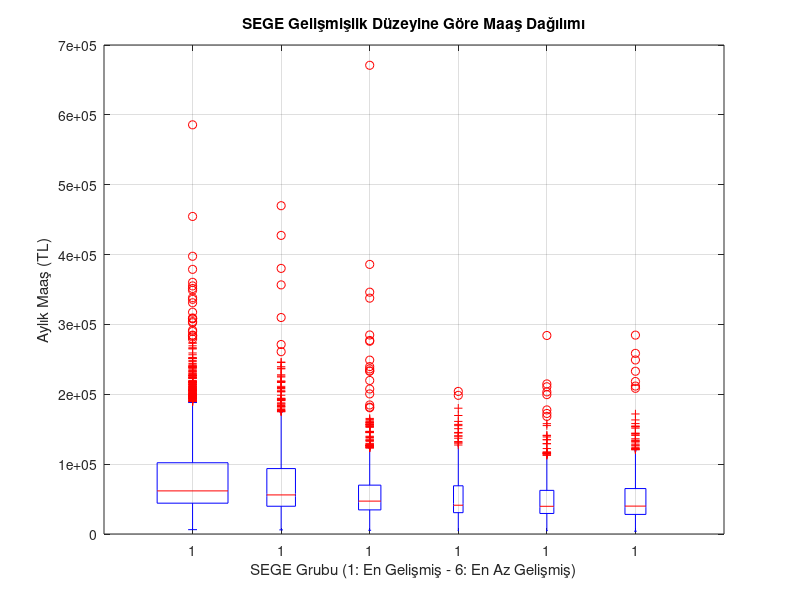

This figure's MATLAB source: (Note: this script raises an error after producing the figure.)
clear; clc;
rng(2025);
N = 10000;

%% ADIM 1: ŞEHİR VE SEGE ALTYAPISI (81 İL)
ID = (1:N)';

% 1. TÜİK Nüfus Oranlarına Göre Şehir Seçimi
Olasiliklar = [0.0266, 0.0071, 0.0088, 0.0058, 0.0040, 0.0685, 0.0318, 0.0020, ...
    0.0136, 0.0149, 0.0027, 0.0033, 0.0042, 0.0038, 0.0032, 0.0378, 0.0066, 0.0023, 0.0061, 0.0124, 0.0214, ...
    0.0049, 0.0071, 0.0028, 0.0087, 0.0108, 0.0256, 0.0053, 0.0017, 0.0033, 0.0182, 0.0052, 0.0228, 0.1833, ...
    0.0525, 0.0032, 0.0045, 0.0170, 0.0044, 0.0029, 0.0249, 0.0272, 0.0067, 0.0088, 0.0172, 0.0132, 0.0105, ...
    0.0126, 0.0046, 0.0037, 0.0044, 0.0090, 0.0041, 0.0130, 0.0161, 0.0039, 0.0026, 0.0074, 0.0139, 0.0072, ...
    0.0096, 0.0010, 0.0261, 0.0044, 0.0131, 0.0048, 0.0068, 0.0051, 0.0010, 0.0031, 0.0033, 0.0076, 0.0067, ...
    0.0024, 0.0011, 0.0024, 0.0036, 0.0029, 0.0018, 0.0065, 0.0048];

Sehir_Kod = randsample(1:81, N, true, Olasiliklar)';

Sehir_Listesi = {'Adana','Adiyaman','Afyonkarahisar','Agri','Amasya','Ankara','Antalya','Artvin','Aydin','Balikesir',...
    'Bilecik','Bingol','Bitlis','Bolu','Burdur','Bursa','Canakkale','Cankiri','Corum','Denizli',...
    'Diyarbakir','Edirne','Elazig','Erzincan','Erzurum','Eskisehir','Gaziantep','Giresun','Gumushane','Hakkari',...
    'Hatay','Isparta','Mersin','Istanbul','Izmir','Kars','Kastamonu','Kayseri','Kirklareli','Kirsehir',...
    'Kocaeli','Konya','Kutahya','Malatya','Manisa','Kahramanmaras','Mardin','Mugla','Mus','Nevsehir',...
    'Nigde','Ordu','Rize','Sakarya','Samsun','Siirt','Sinop','Sivas','Tekirdag','Tokat',...
    'Trabzon','Tunceli','Sanliurfa','Usak','Van','Yozgat','Zonguldak','Aksaray','Bayburt','Karaman',...
    'Kirikkale','Batman','Sirnak','Bartin','Ardahan','Igdir','Yalova','Karabuk','Kilis','Osmaniye','Duzce'};

Sehir_Adi = Sehir_Listesi(Sehir_Kod)';

% 2. SEGE Puanlaması
Sege_Puan = zeros(N, 1);
Group1 = [34, 6, 35, 41, 7, 16, 26, 48];
Group2 = [77, 59, 20, 54, 33, 42, 17, 14, 38, 10, 22, 45, 9];
Group3 = [1, 39, 61, 32, 11, 55, 78, 81, 27, 43, 53, 50, 64, 15, 70, 67, 71];
Group4 = [5, 40, 8, 3, 19, 44, 58, 24, 23, 68, 37];
Group5 = [31, 28, 79, 18, 52, 25, 74, 80, 62, 57, 51, 60, 69, 46, 66];
Group6 = [29, 21, 72, 75, 2, 12, 36, 47, 76, 65, 13, 56, 30, 73, 63, 49, 4];

Sege_Puan(ismember(Sehir_Kod, Group1)) = 1;
Sege_Puan(ismember(Sehir_Kod, Group2)) = 2;
Sege_Puan(ismember(Sehir_Kod, Group3)) = 3;
Sege_Puan(ismember(Sehir_Kod, Group4)) = 4;
Sege_Puan(ismember(Sehir_Kod, Group5)) = 5;
Sege_Puan(ismember(Sehir_Kod, Group6)) = 6;
Sege_Puan(Sege_Puan == 0) = 4; 

Is_Sege12 = (Sege_Puan <= 2);
Is_Sege56 = (Sege_Puan >= 5);

%% ADIM 2: DEMOGRAFİK VE SOSYAL DEĞİŞKENLER

Yas = randi([18, 70], N, 1);
Norm_Yas = (Yas - 18)/(70-18);

% Cinsiyet (Etkisiz)
Cinsiyet_Kod = randsample([1, 2], N, true, [0.5, 0.5])';
Cinsiyet_Etiketleri = {'Kadin', 'Erkek'};
Cinsiyet = Cinsiyet_Etiketleri(Cinsiyet_Kod)';

Olasilik_Evli = 1 ./ (1 + exp(-0.15 * (Yas - 28)));
Is_Evli = (rand(N, 1) < Olasilik_Evli);
Medeni_Durum = cell(N,1); Medeni_Durum(Is_Evli)={'Evli'}; Medeni_Durum(~Is_Evli)={'Bekar'};

% Eğitim
Prob_Egitim = [0.30, 0.35, 0.25, 0.10]; 
Egitim_Kod = randsample(1:4, N, true, Prob_Egitim)';
Maske_Egitim = Is_Sege12 & (rand(N, 1) < 0.3); 
Egitim_Kod(Maske_Egitim) = min(Egitim_Kod(Maske_Egitim) + 1, 4);
Egitim_Listesi = {'Ilkogretim', 'Lise', 'Lisans', 'LisansUstu'};
Egitim_Durumu = Egitim_Listesi(Egitim_Kod)';

% Deneyim Yılı
Baslama_Yaslari = [16, 18, 23, 26];
Kisi_Baslama_Yasi = Baslama_Yaslari(Egitim_Kod)';
Deneyim_Yil = Yas - Kisi_Baslama_Yasi - randi([0, 2], N, 1);
Deneyim_Yil(Deneyim_Yil < 0) = 0;


% --- MESLEK ATAMA ---
% 1:Ogrenci, 2:MaviYaka, 3:Memur, 4:BeyazYaka, 5:Esnaf, 6:Emekli, 
% 7:Muhendis, 8:Finansci, 9:Emlakci, 10:Kuyumcu
Meslek_Kod = zeros(N, 1);

for i = 1:N
    if Yas(i) < 25 && Egitim_Kod(i) >= 2 && rand < 0.50
        Meslek_Kod(i) = 1; % Öğrenci
    elseif Yas(i) > 60 && rand < 0.80
        Meslek_Kod(i) = 6; % Emekli
    else
        % ÇALIŞAN HAVUZU OLUŞTURUYORUZ
        if Egitim_Kod(i) <= 2 
            % Lise ve altı: MaviYaka, Esnaf ağırlıklı
            % Emlakçı ve Kuyumcu Lise mezunu olabilir.
            Meslek_Kod(i) = randsample([2, 3, 4, 5, 9, 10], 1, true, [0.50, 0.10, 0.10, 0.25, 0.03, 0.02]);
        else 
            % Üniversite: Mühendis, Finans, Beyaz Yaka
            if Is_Sege12(i) 
                 % Gelişmiş İl
                Prob = [0.05, 0.20, 0.25, 0.10, 0.25, 0.10, 0.03, 0.02]; 
                % [Mavi, Memur, Beyaz, Esnaf, Muhendis, Finans, Emlak, Kuyum]
                Secenekler = [2, 3, 4, 5, 7, 8, 9, 10];
                Meslek_Kod(i) = randsample(Secenekler, 1, true, Prob);
            else
                % Diğer İl
                Prob = [0.05, 0.40, 0.15, 0.15, 0.15, 0.02, 0.05, 0.03];
                Secenekler = [2, 3, 4, 5, 7, 8, 9, 10];
                Meslek_Kod(i) = randsample(Secenekler, 1, true, Prob);
            end
        end
    end
end
Meslek_Listesi = {'Ogrenci', 'MaviYaka', 'Memur', 'BeyazYaka', 'Esnaf', ...
                  'Emekli', 'Muhendis', 'Finansci', 'Emlakci', 'Kuyumcu'};
Meslek = Meslek_Listesi(Meslek_Kod)';

% Risk Algısı
Min_Puan = 1.5;
Max_Puan = 4.8;
Slope = (Max_Puan - Min_Puan) / (70 - 18);
Risk_Baz = Min_Puan + ((Yas - 18) * Slope);
Risk_Baz(Egitim_Kod >= 3) = Risk_Baz(Egitim_Kod >= 3) + 0.3;
Risk_Baz(Cinsiyet_Kod == 2) = Risk_Baz(Cinsiyet_Kod == 2) + 0.2;
Risk_Baz(Is_Sege12) = Risk_Baz(Is_Sege12) + 0.2;
Risk_Algisi_Raw = Risk_Baz + (randn(N, 1) * 0.9);
Risk_Algisi = round(Risk_Algisi_Raw);
Risk_Algisi(Risk_Algisi < 1) = 1; 
Risk_Algisi(Risk_Algisi > 5) = 5;

%% ADIM 3: FİNANSAL MOTOR

Baz_Maas = 17002;
Sege_Carpan = [1.40, 1.25, 1.10, 1.00, 0.95, 0.90]; 
Kisi_Sege_Carpan = Sege_Carpan(Sege_Puan)';

% 1. MAAŞ ÇARPANLARI
Meslek_Carpan = ones(N, 1);
Meslek_Carpan(Meslek_Kod == 1) = 0.3; % Öğrenci
Meslek_Carpan(Meslek_Kod == 2) = 1.1; % Mavi Yaka
Meslek_Carpan(Meslek_Kod == 3) = 1.9; % Memur
Meslek_Carpan(Meslek_Kod == 4) = 2.2; % Beyaz Yaka
Meslek_Carpan(Meslek_Kod == 5) = 2.2; % Esnaf
Meslek_Carpan(Meslek_Kod == 6) = 0.7; % Emekli
Meslek_Carpan(Meslek_Kod == 7) = 2.6; % Mühendis
Meslek_Carpan(Meslek_Kod == 8) = 3.0; % Finansçı
Meslek_Carpan(Meslek_Kod == 9) = 2.5; % Emlakçı
Meslek_Carpan(Meslek_Kod == 10)= 3.5; % Kuyumcu 

Egitim_Bonus = [1.0, 1.1, 1.25, 1.50];
Kisi_Egitim_Bonus = Egitim_Bonus(Egitim_Kod)';

% Maaş Hesaplama
Final_Carpan = ones(N, 1);
for i = 1:N
    Deneyim_Carpani = 1 + (Deneyim_Yil(i) * 0.03);
    
    if Meslek_Kod(i) == 3 % MEMUR
        Final_Carpan(i) = 1.05 * Meslek_Carpan(i) * Kisi_Egitim_Bonus(i) * Deneyim_Carpani;
    elseif Meslek_Kod(i) == 8 % FİNANSÇI
        Final_Carpan(i) = (Kisi_Sege_Carpan(i)^1.5) * Meslek_Carpan(i) * Kisi_Egitim_Bonus(i) * Deneyim_Carpani;
    elseif ismember(Meslek_Kod(i), [5, 9, 10]) 
        Final_Carpan(i) = Kisi_Sege_Carpan(i) * Meslek_Carpan(i) * Deneyim_Carpani * lognrnd(0, 0.5); 
    else
        Final_Carpan(i) = Kisi_Sege_Carpan(i) * Meslek_Carpan(i) * Kisi_Egitim_Bonus(i) * Deneyim_Carpani;
    end
end
Maas = round(Baz_Maas .* Final_Carpan .* lognrnd(0, 0.1, N, 1));
Norm_Maas = (Maas - min(Maas))/(max(Maas)-min(Maas));

% Kredi Notu
Baz_Puan = 1000;
Bonus_Meslek = zeros(N, 1);
Bonus_Meslek(Meslek_Kod == 3) = 150; % Memur
Bonus_Meslek(Meslek_Kod == 4) = 100; % Beyaz Yaka
Bonus_Meslek(Meslek_Kod == 6) = 80;  % Esnaf
Bonus_Meslek(Meslek_Kod == 7) = 130; % Mühendis
Bonus_Meslek(Meslek_Kod == 8) = 140; % Finansçı
Bonus_Meslek(Meslek_Kod == 9) = 110; % Emlakçı 
Bonus_Meslek(Meslek_Kod == 10)= 160; % Kuyumcu 

Sege_Etkisi = [100, 70, 40, 10, -20, -40];
Kisi_Sege_Etkisi = Sege_Etkisi(Sege_Puan)';

Kredi = round(Baz_Puan + Kisi_Sege_Etkisi + Bonus_Meslek + (Norm_Maas * 400) + (Deneyim_Yil*5) + randn(N,1)*80);
Kredi(Kredi > 1900) = 1900; Kredi(Kredi < 0) = 0;

%% ADIM 4 (DÜZELTİLMİŞ): FİLTRELİ PORTFÖY DAĞILIMI (Zero-Inflation Model)

% 1. TOPLAM YATIRIM YAPILABİLİR SERVET
Birikim_Carpani = 2 + (Yas - 20) * 0.5;
Birikim_Carpani(Birikim_Carpani < 1) = 1;
Birikim_Carpani(Meslek_Kod == 8 | Meslek_Kod == 10) = Birikim_Carpani(Meslek_Kod == 8 | Meslek_Kod == 10) * 3.0;
Birikim_Carpani(Meslek_Kod == 9) = Birikim_Carpani(Meslek_Kod == 9) * 2.0;
Toplam_Servet = Maas .* Birikim_Carpani .* lognrnd(0, 0.3, N, 1);

% =========================================================================
% YENİ KISIM: KATILIM FİLTRELERİ 
% =========================================================================

% A. HİSSE SENEDİ FİLTRESİ
% Türkiye'de borsa penetrasyonu düşüktür. Finansal okuryazarlık ister.
% Baz Olasılık: %5. Eğitim, Gelir ve Risk bunu artırır.
Prob_Hisse = 0.05 + ... 
             (Egitim_Kod >= 3) * 0.15 + ...     % Üniversite mezunu +%15
             (Meslek_Kod == 8) * 0.60 + ...     % Finansçı ise +%60 (neredeyse kesin)
             (Risk_Algisi >= 4) * 0.20 + ...    % Risk seven +%20
             (Is_Sege12) * 0.10;                % Büyükşehir +%10

Mask_Hisse = (rand(N, 1) < Prob_Hisse); % 1 veya 0 üretir

% B. KRİPTO FİLTRESİ
% Yaşlılar neredeyse hiç girmez. Gençler ve Erkekler ağırlıklı.
Prob_Kripto = 0.0 + ...
              (Yas < 35) * 0.40 + ...           % Gençse %40 şansla girer
              (Cinsiyet_Kod == 2) * 0.10 + ...  % Erkekse +%10
              (Risk_Algisi == 5) * 0.30;        % Risk hastasıysa +%30

Mask_Kripto = (rand(N, 1) < Prob_Kripto);

% C. FON FİLTRESİ (Yatırım Fonu / BES)
% Genelde beyaz yaka ve eğitimliler bilir.
Prob_Fon = 0.10 + (Egitim_Kod >= 3) * 0.30 + (Meslek_Kod == 4 | Meslek_Kod == 3) * 0.20;
Mask_Fon = (rand(N, 1) < Prob_Fon);

% D. EMTİA (ALTIN) FİLTRESİ
% Türkiye'de altın çok yaygındır ama yine de %100 değildir.
% Kadınlarda ve geleneksel kesimde yüksektir.
Prob_Emtia = 0.40 + (Cinsiyet_Kod == 1) * 0.20 + (Meslek_Kod == 10) * 0.40 + (Is_Sege56) * 0.20;
Mask_Emtia = (rand(N, 1) < Prob_Emtia);

% E. GAYRİMENKUL FİLTRESİ 
Mask_GM = (Toplam_Servet > 2000000);

% F. NAKİT FİLTRESİ
% Herkesin nakdi olur. Filtre yok
Mask_Nakit = true(N, 1); 

% =========================================================================
% 2. İSTEK SKORLARINI HESAPLAMA
% =========================================================================

% --- SKORLAR ---
Beta_Hisse_Sabit = -1.8; Beta_Hisse_Risk = 0.8; Beta_Hisse_Sege = 2.0; Beta_Hisse_Egitim= 1.5;
Skor_Hisse = Beta_Hisse_Sabit + (Risk_Algisi/5 * Beta_Hisse_Risk * 5) + (Is_Sege12 * Beta_Hisse_Sege) + ((Egitim_Kod >= 3) * Beta_Hisse_Egitim) + (Norm_Maas * 2.0);
Skor_Hisse(Skor_Hisse < 0) = 0;

Beta_GM_Sabit = -1.5; Beta_GM_Evli = 2.0; Beta_GM_Maas = 3.5; Beta_GM_Kredi = 2.5; Beta_GM_Yas = 1.5; Bonus_GM_Meslek = (Meslek_Kod == 9) * 5.0; 
Skor_GM = Beta_GM_Sabit + (Is_Evli * Beta_GM_Evli) + (Norm_Maas * Beta_GM_Maas) + ((Kredi >= 1200) * Beta_GM_Kredi) + ((Yas > 35) * Beta_GM_Yas) + Bonus_GM_Meslek;
Skor_GM(Skor_GM < 0) = 0;

Beta_Nakit_Sabit = 3.0; Beta_Nakit_Risk = -2.0; Beta_Nakit_Sege = 1.0;  
Skor_Nakit = Beta_Nakit_Sabit + (Risk_Algisi/5 * Beta_Nakit_Risk) + (Is_Sege56 * Beta_Nakit_Sege) + (Norm_Maas * -1.5); 
Skor_Nakit(Skor_Nakit < 0.1) = 0.1;

Skor_Kripto = -2.0 + ((Yas < 35)*3.0) + (Risk_Algisi/5 * 5.0);
Skor_Kripto(Skor_Kripto < 0) = 0;

Beta_Emtia_Sabit = 1.0; Beta_Emtia_Kuyumcu = 10.0; Beta_Emtia_Risk = -1.0; 
Skor_Emtia = Beta_Emtia_Sabit + ((Meslek_Kod == 10) * Beta_Emtia_Kuyumcu) + (Norm_Maas * 1.0) + (Risk_Algisi/5 * Beta_Emtia_Risk);
Skor_Emtia(Skor_Emtia < 0) = 0;

Skor_Fon = -1.0 + (Egitim_Kod >= 3)*2.0 + (Meslek_Kod == 4)*3.0;
Skor_Fon(Skor_Fon < 0) = 0;

% =========================================================================
% 3. KRİTİK ADIM: FİLTRELERİ UYGULAMA (MASKING)
% =========================================================================
% Eğer Maske 0 ise, Skor ne olursa olsun sonuç 0 olur.
Skor_Hisse  = Skor_Hisse .* Mask_Hisse;
Skor_GM     = Skor_GM    .* Mask_GM;
Skor_Kripto = Skor_Kripto .* Mask_Kripto;
Skor_Emtia  = Skor_Emtia .* Mask_Emtia;
Skor_Fon    = Skor_Fon   .* Mask_Fon;
% Nakit maskesi uygulamıyoruz, o her zaman var.

% 4. NORMALİZASYON VE DAĞITIM
Skor_Matris = [Skor_Hisse, Skor_GM, Skor_Nakit, Skor_Kripto, Skor_Emtia, Skor_Fon];
Toplam_Istah = sum(Skor_Matris, 2);
Toplam_Istah(Toplam_Istah == 0) = 1;

Agirliklar = Skor_Matris ./ Toplam_Istah;

Hisse   = round(Toplam_Servet .* Agirliklar(:,1));
GM      = round(Toplam_Servet .* Agirliklar(:,2));
Nakit   = round(Toplam_Servet .* Agirliklar(:,3));
Kripto  = round(Toplam_Servet .* Agirliklar(:,4));
Emtia   = round(Toplam_Servet .* Agirliklar(:,5));
Fon     = round(Toplam_Servet .* Agirliklar(:,6));

Toplam_Yatirim = Hisse + GM + Nakit + Kripto + Emtia + Fon;


%% Grafikler
figure('Name', '1. Sehir ve SEGE Dogrulamasi');
% Kutu Grafiği (Boxplot): Her SEGE grubunun maaş dağılımını gösterir
boxplot(Maas, Sege_Puan);

title('SEGE Gelişmişlik Düzeyine Göre Maaş Dağılımı');
xlabel('SEGE Grubu (1: En Gelişmiş - 6: En Az Gelişmiş)');
ylabel('Aylık Maaş (TL)');
grid on;

%%
figure('Name', '2. Cinsiyet Etkisi Dogrulamasi');
% Burada Emtia (Altın) sahipliği ortalamasını bar grafiği ile çiziyoruz.

X_Kategoriler = categorical({'Kadin', 'Erkek'});
Ortalama_Altin = [mean(Emtia(strcmp(Cinsiyet, 'Kadin'))), ...
                  mean(Emtia(strcmp(Cinsiyet, 'Erkek')))];

bar(X_Kategoriler, Ortalama_Altin);

title('Cinsiyete Göre Ortalama Altın (Emtia) Yatırımı');
ylabel('Ortalama Altın Yatırımı (TL)');
grid on;

%%
figure('Name', '3. Egitim Seviyesi ve Maas Etkisi');

% Boxplot (Kutu Grafiği) kullanıyoruz.
% Egitim_Kod: 1(İlköğretim) -> 4(Lisansüstü)
boxplot(Maas, Egitim_Kod);

% Eksen İsimlerini Kod Yerine Kelime Olarak Yazalım
set(gca, 'XTickLabel', {'Ilkogretim', 'Lise', 'Lisans', 'LisansUstu'});

title('Eğitim Seviyesine Göre Maaş Dağılımı');
xlabel('Eğitim Durumu');
ylabel('Aylık Maaş (TL)');
grid on;

%%
figure('Name', '4. Deneyim Yili ve Toplam Yatirim (Trend)');

% 1. Adım: Tüm veriyi tek seferde çiz (Scatter)
% MarkerFaceAlpha: Noktaları şeffaf yapar, böylece yoğunluk olan yerler koyu görünür.
s = scatter(Deneyim_Yil, Toplam_Yatirim, 20, 'filled', ...
       'MarkerFaceColor', [0.3 0.6 0.8], 'MarkerFaceAlpha', 0.4); 

hold on;

% 2. Adım: Trend Çizgisi (Linear Fit) - DÖNGÜSÜZ
% polyfit veriye en uygun doğruyu bulur (y = ax + b)
katsayilar = polyfit(Deneyim_Yil, Toplam_Yatirim, 1); 

% X ekseni boyunca çizgi değerlerini hesapla
x_degerleri = min(Deneyim_Yil):max(Deneyim_Yil);
y_trend = polyval(katsayilar, x_degerleri);

% Trendi çiz
plot(x_degerleri, y_trend, 'r-', 'LineWidth', 3);

% Görsel Ayarlar
title('İş Deneyiminin Toplam Varlığa Etkisi');
xlabel('Deneyim Yılı');
ylabel('Toplam Yatırım (TL)');
legend({'Yatırımcılar', 'Ortalama Artış Eğilimi'}, 'Location', 'northwest');
grid on;

% Not: Çok uç değerler (Milyarderler) grafiği basık göstermesin diye
% Y eksenini nüfusun %98'ini kapsayacak şekilde kırpıyoruz.
ylim([0, prctile(Toplam_Yatirim, 98)]); 

hold off;

%%
figure('Name', '5. Egitim ve Finansal Okuryazarlik (Borsa Katilimi)');

% Her eğitim grubu için Hisse Senedi tutanların oranını hesaplayalım
Hisse_Oranlari = zeros(1, 4);
for i = 1:4
    % (Hisse > 0) diyerek o grupta hissesi olanların yüzdesini alıyoruz
    Hisse_Oranlari(i) = mean(Hisse(Egitim_Kod == i) > 0) * 100;
end

bar(Hisse_Oranlari, 'FaceColor', [0.2 0.5 0.7]);
set(gca, 'XTickLabel', {'Ilkogretim', 'Lise', 'Lisans', 'LisansUstu'});

title('Eğitim Seviyesine Göre Borsa Yatırımcısı Oranı');
ylabel('Yatırımcı Oranı (%)');
grid on;

%%
figure('Name', '6. Mesleklere Gore Portfoy Dagilimi');

Meslek_Sayisi = 10; % Kodda 10 meslek tanimladik
Ortalama_Portfoy = zeros(Meslek_Sayisi, 5); % 5 Varlık sınıfı: Hisse, GM, Nakit, Kripto, Emtia (Fon hariç basit olsun)

for m = 1:Meslek_Sayisi
    idx = (Meslek_Kod == m);
    if sum(idx) > 0
        % O meslek grubunun ortalama varlıklarını al
        Ortalama_Portfoy(m, :) = mean([Hisse(idx), GM(idx), Nakit(idx), Kripto(idx), Emtia(idx)], 1);
    end
end

% Yığılmış (Stacked) Bar Grafiği
bar(1:Meslek_Sayisi, Ortalama_Portfoy, 'stacked');
legend({'Hisse', 'Emlak', 'Nakit', 'Kripto', 'Altın'}, 'Location', 'bestoutside');

% X Eksenine Meslek İsimlerini Yazalım
set(gca, 'XTick', 1:Meslek_Sayisi, 'XTickLabel', Meslek_Listesi);
xtickangle(45); % İsimler sığsın diye eğiyoruz

title('Meslek Gruplarının Ortalama Portföy Dağılımı');
ylabel('Ortalama Varlık Değeri (TL)');
grid on;

%%
figure('Name', '7. Risk Algisinin Yatirima Etkisi (Altin vs Hisse)');

Risk_Seviyeleri = 1:5;
Altin_Orani = zeros(1, 5);
Hisse_Orani = zeros(1, 5);

for r = Risk_Seviyeleri
    idx = (Risk_Algisi == r);
    % Kripto yerine Emtia (Altın) verisini çekiyoruz
    Altin_Orani(r) = mean(Emtia(idx) > 0) * 100;
    Hisse_Orani(r) = mean(Hisse(idx) > 0) * 100;
end

% Altın için Sarı/Turuncu, Hisse için Mavi renk kullanalım
plot(Risk_Seviyeleri, Altin_Orani, '-o', 'LineWidth', 2, 'Color', [0.85 0.6 0.1], 'DisplayName', 'Altın Sahipliği');
hold on;
plot(Risk_Seviyeleri, Hisse_Orani, '-s', 'LineWidth', 2, 'Color', [0.2 0.5 0.8], 'DisplayName', 'Hisse Senedi Sahipliği');

title('Risk Algısına Göre Varlık Tercihi: Güvenli Liman vs Borsa');
xlabel('Risk Algısı (1: Çok Garantici -> 5: Risk Seven)');
ylabel('Sahiplik Oranı (%)');
legend('show', 'Location', 'best'); % En uygun yere koyar
grid on;
hold off;

%%
figure('Name', '8. Maas ve Kredi Notu Iliskisi');

% Scatter (Saçılım) grafiği ile her bir kişiyi nokta olarak çiziyoruz
scatter(Maas, Kredi, 10, 'filled', 'MarkerFaceColor', [0.4 0.4 0.4], 'MarkerEdgeColor', 'none');

% Trend Çizgisi (Regresyon Doğrusu) Ekleyelim
h = lsline; 
set(h, 'LineWidth', 2, 'Color', 'r'); % Kırmızı trend çizgisi

title('Maaş ile Kredi Notu Arasındaki İlişki');
xlabel('Aylık Maaş (TL)');
ylabel('Kredi Notu (0-1900)');
grid on;

% Okunabilirliği artırmak için X eksenini limitleyebiliriz (Çok uç maaşlar grafiği bozmasın)
xlim([0, 150000]);